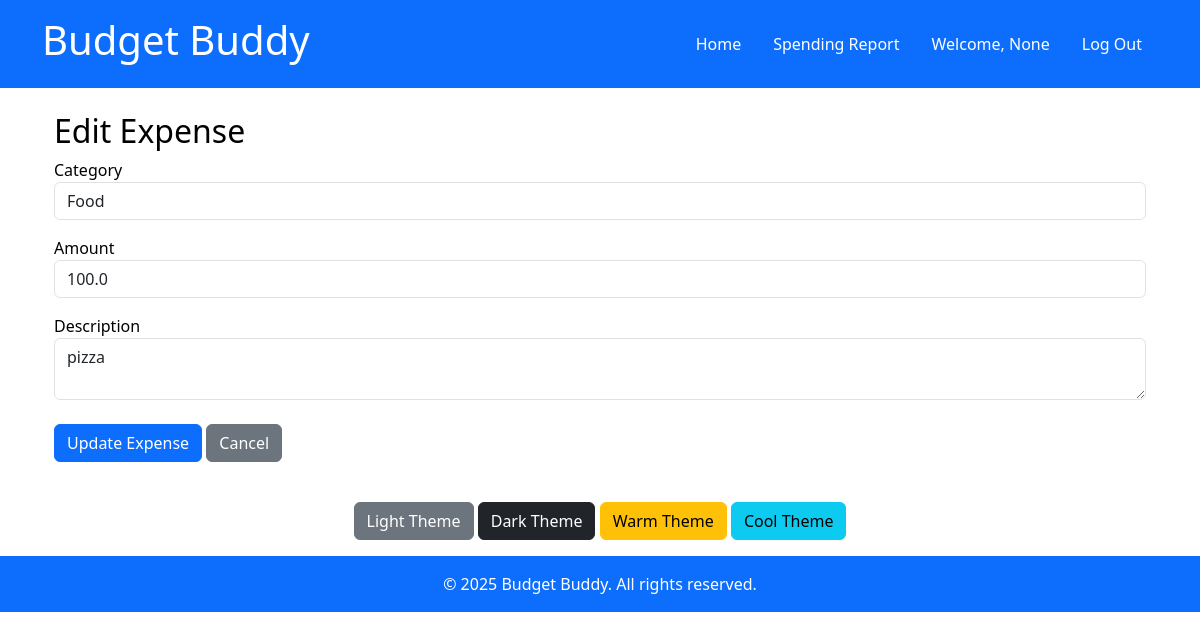
Page /edit/1 (signed in) on the committed database.
### models.py (models this page shows)
class Expense(db.Model):
    id = db.Column(db.Integer, primary_key=True)
    date = db.Column(db.DateTime, default=datetime.utcnow)
    category = db.Column(db.String(50), nullable=False)
    amount = db.Column(db.Float, nullable=False)
    description = db.Column(db.String(255), nullable=True)

### blueprints/expenses.py (the view, shortened to what this page needs)
@expenses_bp.route('/edit/<int:id>', methods=['GET', 'POST'])
@login_required
def edit_expense(id):
    expense = Expense.query.get_or_404(id)
    return render_template('edit_expense.html', expense=expense)

### templates/edit_expense.html
{% extends 'base.html' %}
{% block content %}
<div class="container mt-4">
    <h2>Edit Expense</h2>
    <form action="{{ url_for('expenses.edit_expense', id=expense.id) }}" method="post">
        <div class="form-group">
            <label for="category">Category</label>
            <input type="text" id="category" name="category" class="form-control" value="{{ expense.category }}" required>
        </div>
        <div class="form-group mt-3">
            <label for="amount">Amount</label>
            <input type="number" id="amount" name="amount" class="form-control" value="{{ expense.amount }}" step="0.01" required>
        </div>
        <div class="form-group mt-3">
            <label for="description">Description</label>
            <textarea id="description" name="description" class="form-control">{{ expense.description }}</textarea>
        </div>
        <div class="form-group mt-4">
            <button type="submit" class="btn btn-primary">Update Expense</button>
            <a href="{{ url_for('expenses.index') }}" class="btn btn-secondary">Cancel</a>
        </div>
    </form>
</div>
{% endblock %}

### static/css/themes.css (style rules this page uses)
:root { --primary-color: #007bff; --secondary-color: #6c757d; --background-color: #ffffff; --text-color: #000000; --button-bg: #007bff; --button-hover-bg: #0056b3; --card-bg: #f8f9fa; --card-shadow: rgba(0, 0, 0, 0.1); }
body, .hero, .features, .card, table, th, td { color: var(--text-color); background-color: var(--background-color); }
button { background-color: var(--button-bg); color: #fff; }

### rows in the picture
Expense: category "Food", amount "100.0", description "pizza"

### other values in the picture
{{ session.get('username') }} "None"
